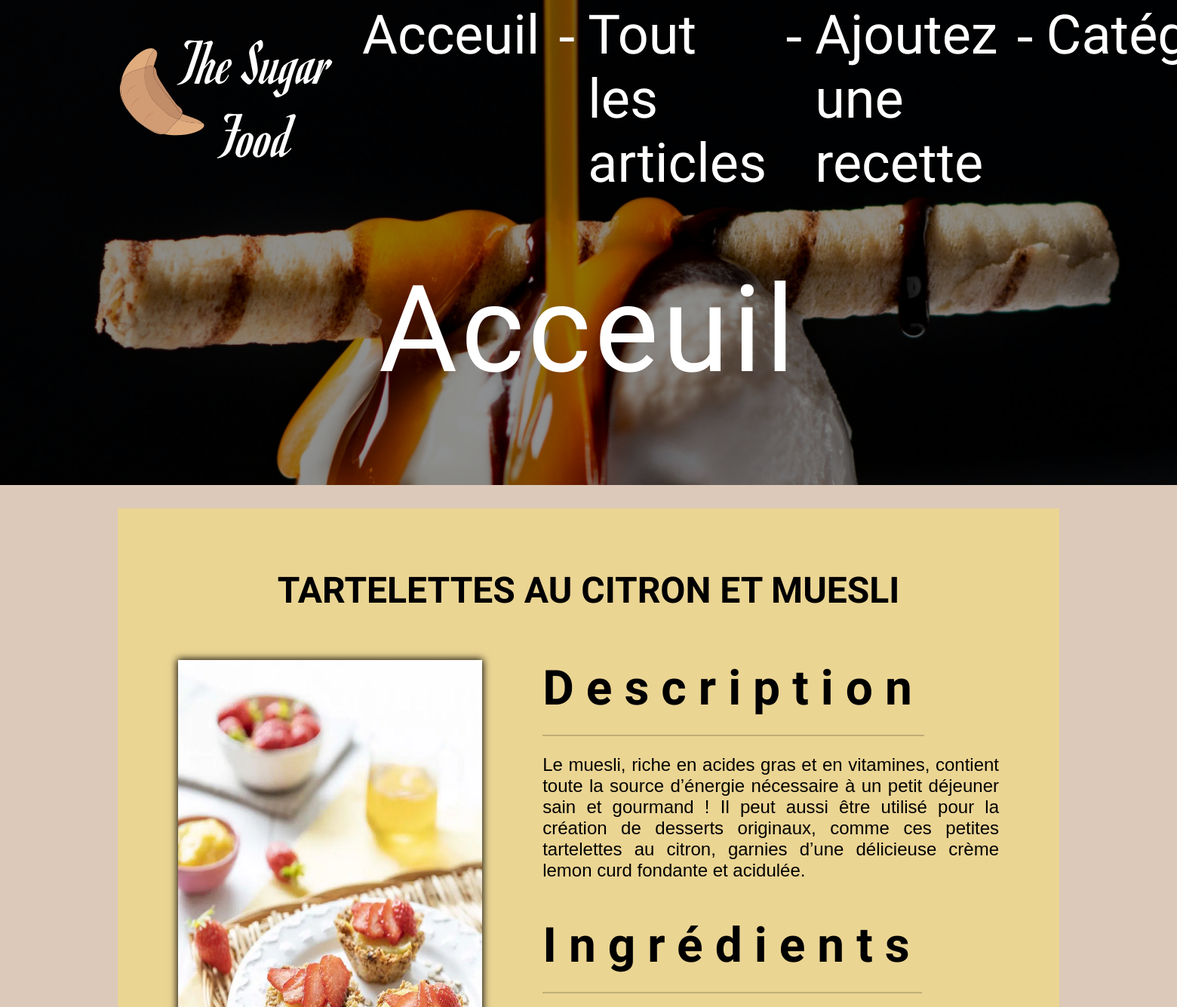
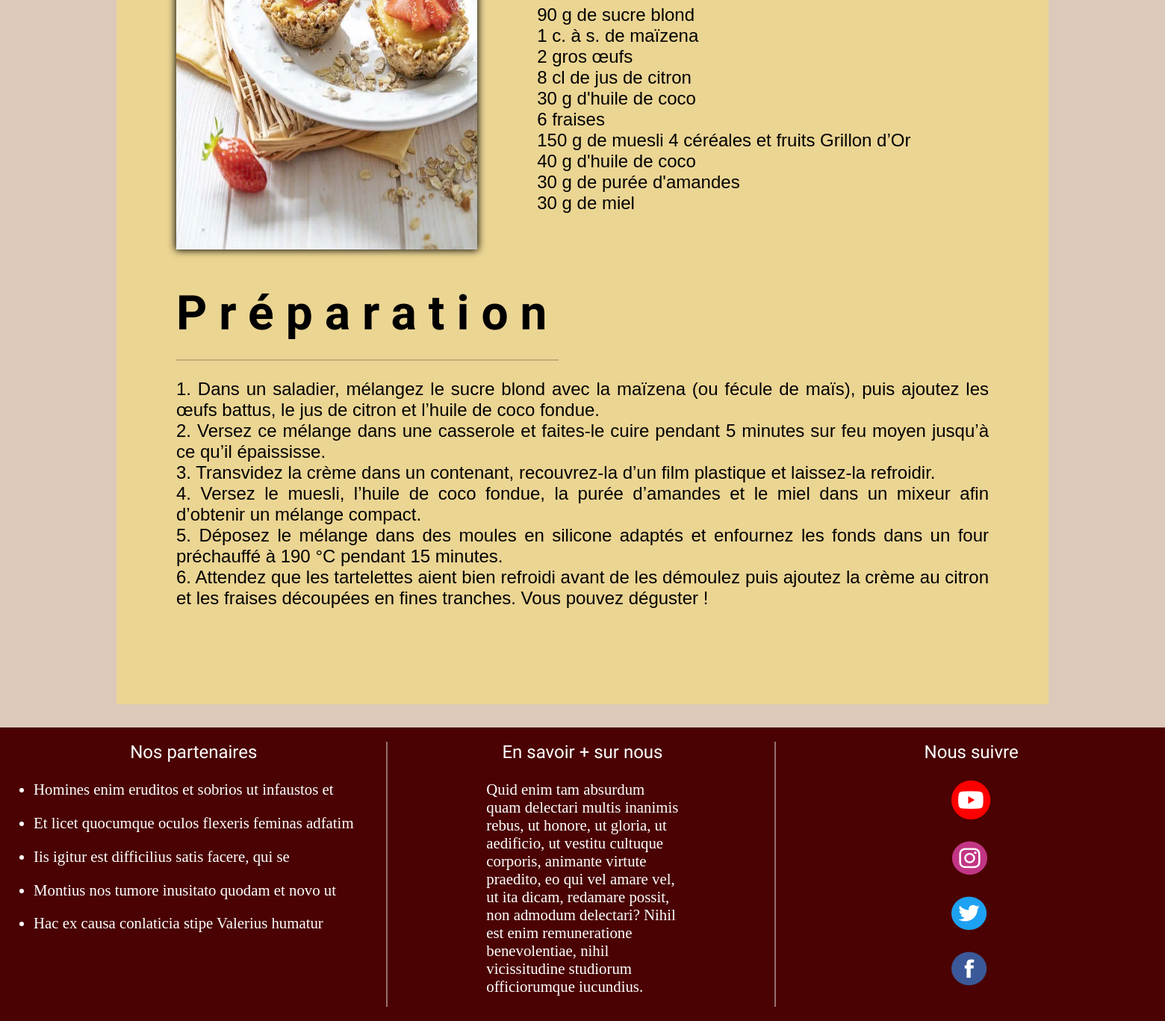
Screenshot of /article.php?id=12 with the database file from the repository (2 pictures, top to bottom).
### tables this page shows
CREATE TABLE IF NOT EXISTS `articles` (
  `id_article` int(11) NOT NULL AUTO_INCREMENT,
  `titre_article` varchar(255) NOT NULL,
  `img_article` varchar(255) NOT NULL,
  `description_article` text NOT NULL,
  `ingredients_article` text NOT NULL,
  `preparation_article` mediumtext NOT NULL,
  `auteur_article` varchar(255) NOT NULL,
  `date_publication_article` date NOT NULL,
  PRIMARY KEY (`id_article`)
);

### article.php (the view, shortened to what this page needs)
<?php
require_once 'connect.php';
$id_article = $_GET['id'];
$req = $db->query("SELECT * FROM `articles` WHERE `id_article` = $id_article");
$article =$req->fetch(PDO::FETCH_ASSOC);
?>
    <article id="article_unique">
        <h2><?=$article['titre_article'] ?></h2>
        <div id="top_article" class="displayFlex">
            <figure>
                <img src="./views/assets/img/img_recette/<?= $article['img_article']?>" alt="image de la recette <?=$article['titre_article']?>">
            </figure>
            <div id="desc_ing">
                <h3>Description</h3>
                <p><?= $article['description_article'] ?></p>
                <h3>Ingrédients</h3>
                <p><?= $article['ingredients_article']?></p>
            </div>
        </div>
        <div id="prep_unique">
            <h3>Préparation</h3>
            <p><?= $article['preparation_article']?></p>
        </div>
    </article>
<?php
require '../P2-OFP-BLOG/views/template/template.php';

### views/assets/css/style.css (style rules this page uses)
* { margin: 0; padding: 0; }
.displayFlex { display: flex; }
#article_unique { background-color: #EBD593; padding: 5rem; }
#article_unique > h2 { text-align: center; font-size: 3rem; font-family: 'Rye'; text-transform: uppercase; padding-bottom: 2rem; margin-bottom: 2rem; }
#top_article { margin-bottom: 3rem; }
#article_unique > div > figure { width: 40%; box-shadow: 0 0 10px 1px #000; margin-right: 5rem; }
#article_unique > div > figure > img { width: 100%; height: 100%; }
#desc_ing { width: 60%; }
#desc_ing h3, #prep_unique h3 { display: inline-block; font-size: 4rem; padding-bottom: 1.5rem; margin-bottom: 1.5rem; border-bottom: 2px solid rgba(0, 0, 0, 0.185); font-family: 'Romanesco', cursive; letter-spacing: 1rem; }
#desc_ing p, #prep_unique p { text-align: justify; font-size: 1.5rem; margin-bottom: 3rem; font-family: Verdana, Geneva, Tahoma, sans-serif; }

### rows the page displays
articles: titre_article "TARTELETTES AU CITRON ET MUESLI", img_article (picture), description_article "Le muesli, riche en acides gras et en vitamines, contient toute la source d’énergie nécessaire à un petit déjeuner sain et gourmand ! Il peut aussi être utilisé pour la création de desserts originaux, comme ces petites tartelettes au citron, garnies d’une délicieuse crème lemon curd fondante et acidulée.", ingredients_article "90 g de sucre blond 1 c. à s. de maïzena 2 gros œufs 8 cl de jus de citron 30 g d'huile de coco 6 fraises 150 g de muesli 4 céréales et fruits Grillon d’Or 40 g d'huile de coco 30 g de purée d'amandes 30 g de miel", preparation_article "1. Dans un saladier, mélangez le sucre blond avec la maïzena (ou fécule de maïs), puis ajoutez les œufs battus, le jus de citron et l’huile de coco fondue. 2. Versez ce mélange dans une casserole et faites-le cuire pendant 5 minutes sur feu moyen jusqu’à ce qu’il épaississe. 3. Transvidez la crème dans un contenant, recouvrez-la d’un film plastique et laissez-la refroidir. 4. Versez le muesli, l’huile de coco fondue, la purée d’amandes et le miel dans un mixeur afin d’obtenir un mélange compact. 5. Déposez le mélange dans des moules en silicone adaptés et enfournez les fonds dans un four préchauffé à 190 °C pendant 15 minutes. 6. Attendez que les tartelettes aient bien refroidi avant de les…"
